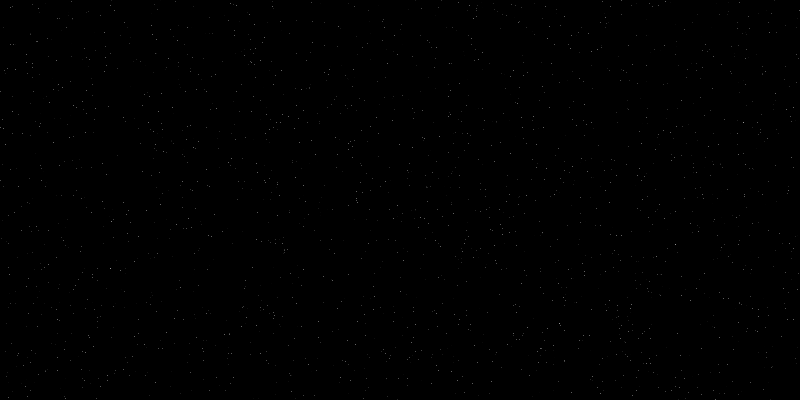
Frame 1 (no input)
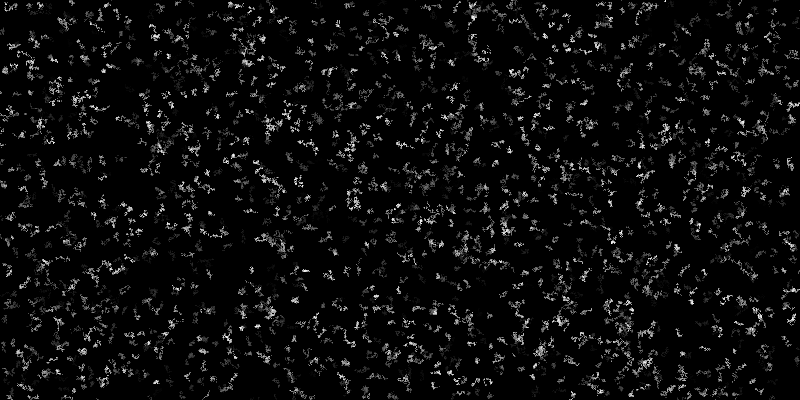
Frame 60 (the mouse pressed at the canvas centre just before this capture)
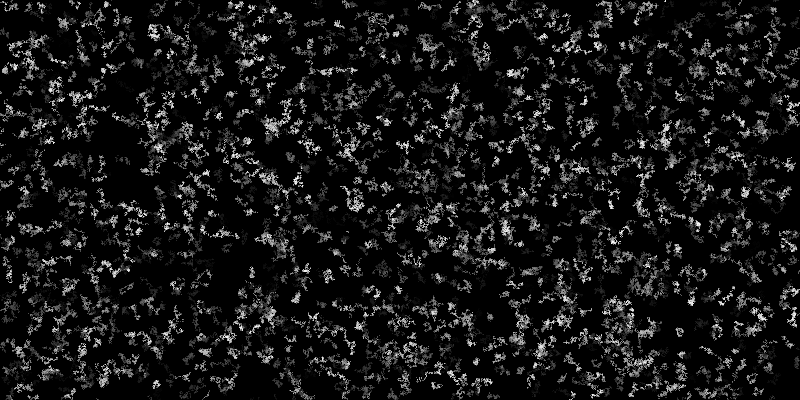
Frame 120 (the mouse held since frame 60 and released just before this capture)

The Processing sketch that drew these frames (run headless with seeded random() and noise(); from frame 60 on, the mouse is pressed at the canvas centre):

// Processing sketch: processing_45488
// ── processing_45488.pde

//import processing.opengl.*;

float pos1[ ];
float pos2[ ];
float velx[ ];
float vely[ ];
float col[ ];
int q = 2000;
void setup() {
  size(800, 400);
  background(0);
  smooth();

  velx = new float[q];
  vely = new float[q];
  pos1= new float[q];
  pos2= new float[q];
  col = new float[q];

  for (int i=0;i<q;i++) {

    pos1[i]= random(width);
    pos2[i]= random(height);
    col[i]= random(255);
  }
}

void draw() {
  strokeWeight(0.75);
  for (int i=0;i<q;i++) {
    velx[i] = random(-2, 2);
    vely[i] = random(-2, 2);
    stroke(col[i]);
    point(pos1[i], pos2[i]);
    pos1[i]+=random(velx[i]);
    pos2[i]+=random(vely[i]);

    if ((pos1[i] >= width) || (pos1[i] <= 0)) {
      pos1[i] = random(width);
    }
    if ((pos2[i] >= height) || (pos2[i] <= 0)) {
      pos2[i] = random(height);
    }
  }
}
